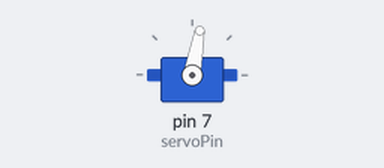
Bench run of a sketch on a simulated Arduino Uno, built with avr-gcc and run on an emulated ATmega328P. Parts: servo.

Above: at 0.05 s.
Timing chart, 0 to 3.0 s (numbered marks = the images above):
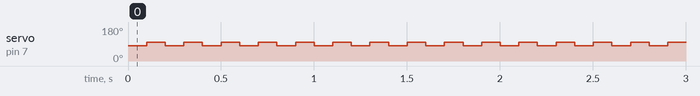

The sketch:

week_4_movement.ino
```cpp
#include <Servo.h>

Servo myServo;
int servoPin = 7;

void setup() {
  Serial.begin(9600);
  myServo.attach(servoPin);
}

void loop() {
  myServo.write(80);
  delay(100);
  myServo.write(100);
  delay(100);
}
```

Measured:
- by itself, servo on pin 7 (servoPin): alternates 100° for 0.10 s and 80° for 0.10 s
